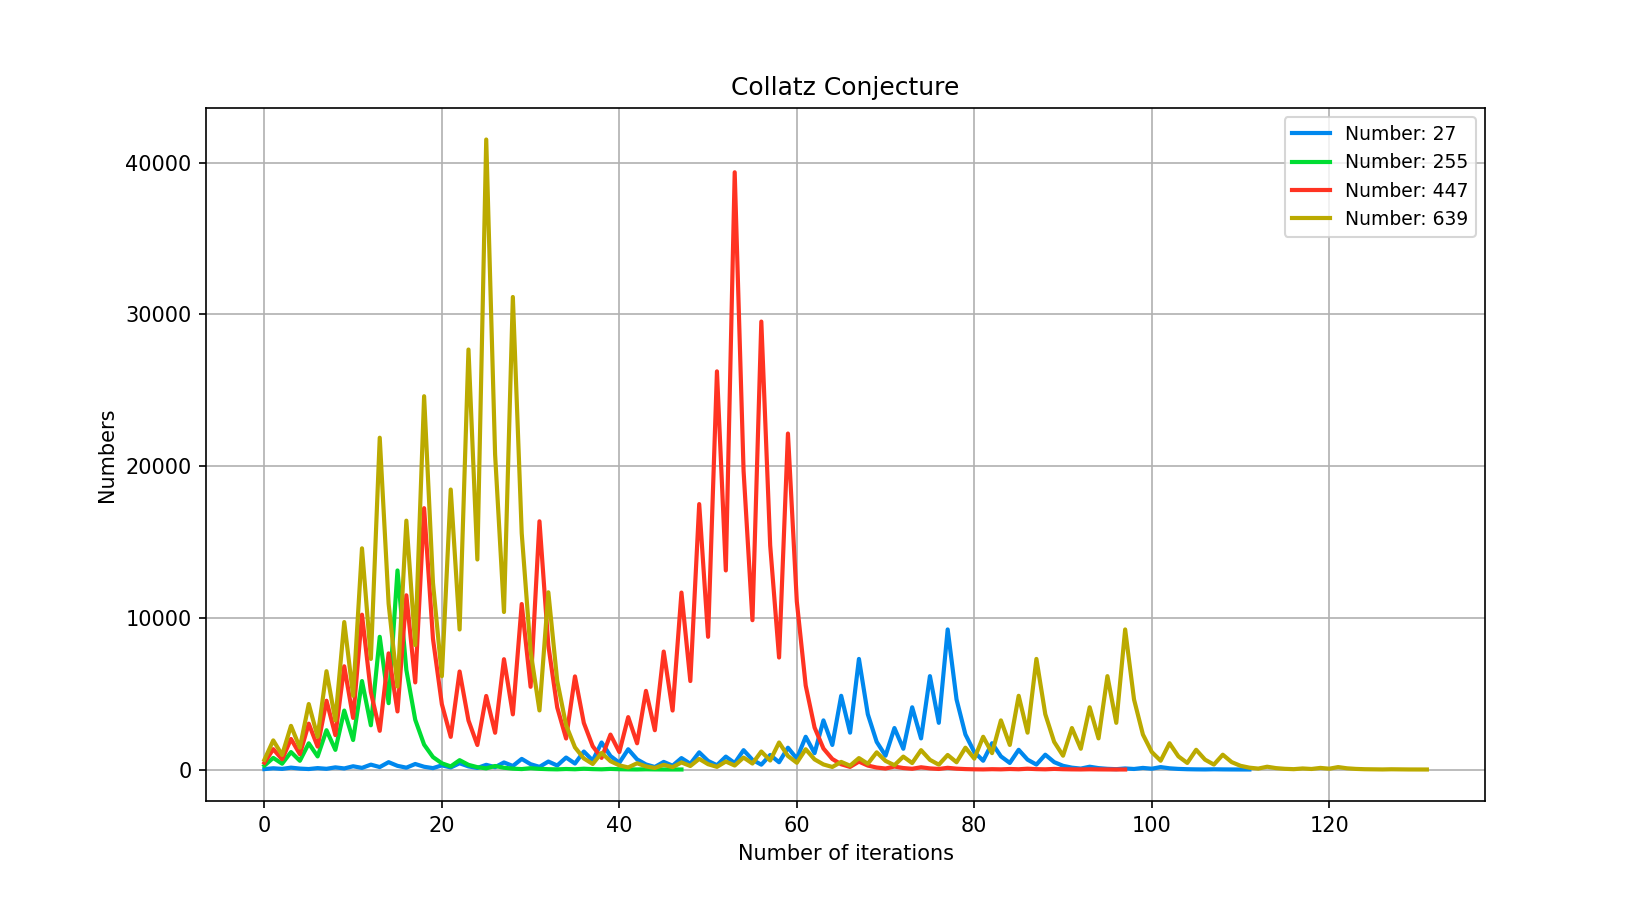

The script that saved this image:
import numpy as np
import matplotlib.pyplot as plt


colors = ['#0088EE', '#00DD33', '#FF3322', '#BBAA00']


def collatz(N):
    iteration = 0
    listNumbers = [N]

    while N != 1:
        iteration += 1
        if (N % 2) == 0:
            N = N/2
        else:
            N = (3*N) + 1
        listNumbers.append(N)
    return listNumbers, iteration


fig, ax = plt.subplots(figsize=(11, 6))
i = 0
while i < 4:
    num = int(input('Enter a number: '))
    colnumb, iter = collatz(num)
    print('There are', iter, 'iterations for number', num)
    x = np.arange(0, iter + 1)
    ax.plot(x, colnumb, color=colors[i], lw=2, label='Number: ' + str(num))
    i += 1

plt.title('Collatz Conjecture')
plt.xlabel('Number of iterations')
plt.ylabel('Numbers')
plt.legend(loc="upper right", fontsize=9)
plt.grid()
plt.show()
fig.savefig("collatz.pdf")
fig.savefig("collatz.png")
